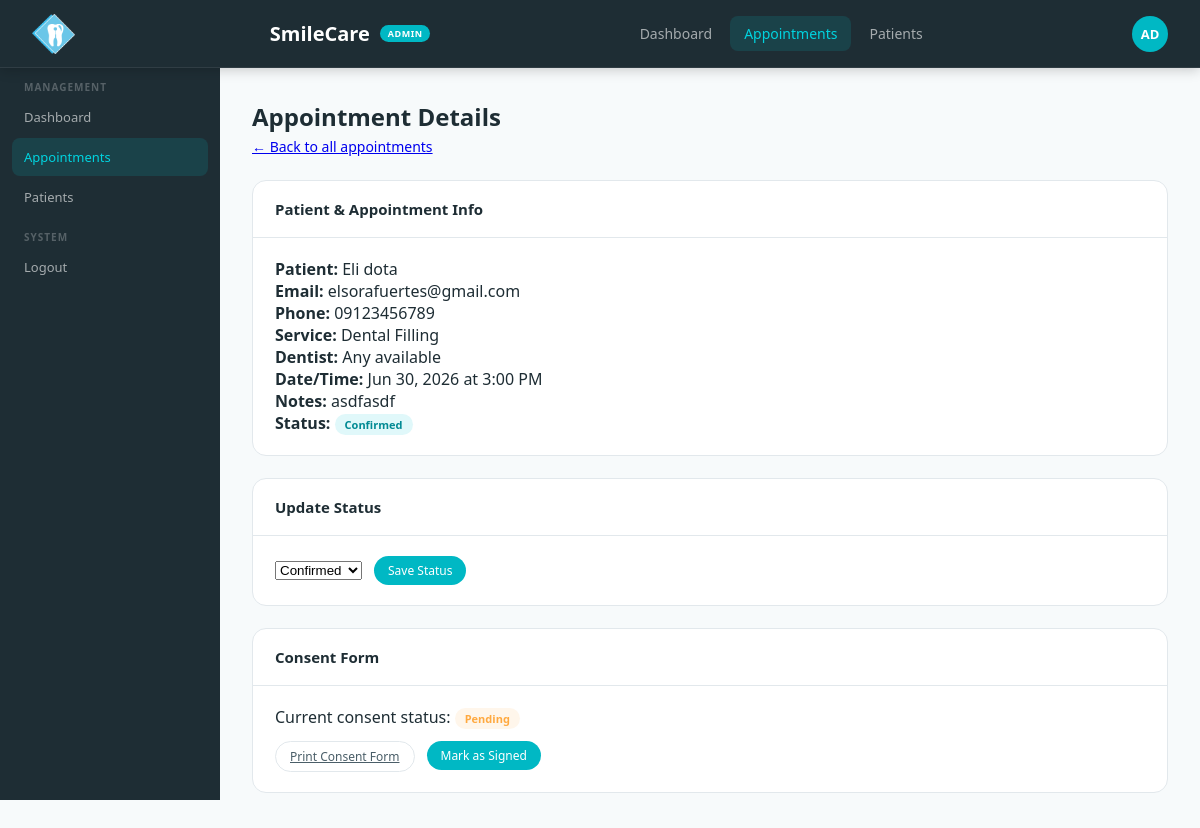
Screenshot of /appointments/view.php?id=1 (signed in) with the database file from the repository.
### tables this page shows
CREATE TABLE `appointments` (
  `appointment_id` int NOT NULL,
  `patient_id` int NOT NULL,
  `dentist_id` int DEFAULT NULL,
  `service_id` int NOT NULL,
  `appointment_date` date NOT NULL,
  `appointment_time` time NOT NULL,
  `notes` varchar(500) DEFAULT NULL,
  `status` enum('pending','confirmed','completed','cancelled') NOT NULL DEFAULT 'pending',
  `consent_status` enum('not_required','pending','signed') NOT NULL DEFAULT 'pending',
  `consent_signed_at` datetime DEFAULT NULL,
  `created_at` datetime NOT NULL DEFAULT CURRENT_TIMESTAMP
);

CREATE TABLE `users` (
  `user_id` int NOT NULL,
  `first_name` varchar(50) NOT NULL,
  `last_name` varchar(50) NOT NULL,
  `email` varchar(100) NOT NULL,
  `phone` varchar(20) NOT NULL,
  `date_of_birth` date DEFAULT NULL,
  `password_hash` varchar(255) NOT NULL,
  `role` enum('patient','admin') NOT NULL DEFAULT 'patient',
  `terms_accepted_at` datetime DEFAULT NULL,
  `created_at` datetime NOT NULL DEFAULT CURRENT_TIMESTAMP
);

CREATE TABLE `services` (
  `service_id` int NOT NULL,
  `name` varchar(100) NOT NULL,
  `description` varchar(255) DEFAULT NULL,
  `starting_price` decimal(10,2) NOT NULL DEFAULT '0.00'
);

### appointments/view.php (the view, shortened to what this page needs)
<?php
require_once __DIR__ . '/../config/db.php';
$id = $_GET['id'] ?? '';
$stmt = $conn->prepare(
    "SELECT a.*, s.name AS service_name, d.full_name AS dentist_name,
            u.first_name, u.last_name, u.email, u.phone
     FROM appointments a
     JOIN services s ON s.service_id = a.service_id
     JOIN users u ON u.user_id = a.patient_id
     LEFT JOIN dentists d ON d.dentist_id = a.dentist_id
     WHERE a.appointment_id = ?"
);
$stmt->bind_param('i', $id);
$stmt->execute();
$appt = $stmt->get_result()->fetch_assoc();
?>
<html>
  <head>
    <link rel="stylesheet" href="../assets/css/adminDashboard.css" />
  </head>
  <body>
    <?php require_once __DIR__ . '/../includes/navbar-admin.php'; ?>
    <div class="dashLayout">
      <aside class="sidebar sidebarAdmin">
        <nav class="sidebarNav">
          <div class="sidebarSectionLabel sidebarSectionLabelLight">Management</div>
          <a class="sidebarLink sidebarLinkLight" href="../adminDashboard.php"> Dashboard</a>
          <a class="sidebarLink sidebarLinkLight active" href="index.php"> Appointments</a>
          <a class="sidebarLink sidebarLinkLight" href="../patients/index.php"> Patients</a>
          <div class="sidebarSectionLabel sidebarSectionLabelLight">System</div>
          <a class="sidebarLink sidebarLinkLight" href="../logout.php"> Logout</a>
        </nav>
      </aside>
      <main class="dashMain">
        <div class="dashHeader">
          <h2>Appointment Details</h2>
          <p><a href="index.php">← Back to all appointments</a></p>
        </div>
        <div class="sectionCard">
          <div class="sectionCardHeader"><h3>Patient & Appointment Info</h3></div>
          <div class="sectionCardBody">
            <p><strong>Patient:</strong> <?php echo htmlspecialchars($appt['first_name'] . ' ' . $appt['last_name']); ?></p>
            <p><strong>Email:</strong> <?php echo htmlspecialchars($appt['email']); ?></p>
            <p><strong>Phone:</strong> <?php echo htmlspecialchars($appt['phone']); ?></p>
            <p><strong>Service:</strong> <?php echo htmlspecialchars($appt['service_name']); ?></p>
            <p><strong>Dentist:</strong> <?php echo htmlspecialchars($appt['dentist_name'] ?? 'Any available'); ?></p>
            <p><strong>Date/Time:</strong> <?php echo date('M j, Y', strtotime($appt['appointment_date'])); ?> at <?php echo date('g:i A', strtotime($appt['appointment_time'])); ?></p>
            <?php if (!empty($appt['notes'])): ?>
              <p><strong>Notes:</strong> <?php echo htmlspecialchars($appt['notes']); ?></p>
            <?php endif; ?>
            <p><strong>Status:</strong>
              <span class="badge <?php
                echo $appt['status'] === 'confirmed' ? 'badgeTeal' :
                     ($appt['status'] === 'completed' ? 'badgeGreen' :
                     ($appt['status'] === 'cancelled' ? 'badgeGray' : 'badgeAmber'));
              ?>"><?php echo ucfirst($appt['status']); ?></span>
            </p>
          </div>
        </div>
        <div class="sectionCard">
          <div class="sectionCardHeader"><h3>Update Status</h3></div>
          <div class="sectionCardBody">
            <form action="../actions/update-status-action.php" method="POST" style="display:flex; gap:12px; align-items:center;">
              <select class="formSelect" name="status">
                <option value="confirmed" <?php echo $appt['status'] === 'confirmed' ? 'selected' : ''; ?>>Confirmed</option>
              </select>
              <button class="btnSm btnSmTeal" type="submit">Save Status</button>
            </form>
          </div>
        </div>
        <div class="sectionCard">
          <div class="sectionCardHeader"><h3>Consent Form</h3></div>
          <div class="sectionCardBody">
            <p>
              Current consent status:
              <span class="badge <?php echo $appt['consent_status'] === 'signed' ? 'badgeGreen' : 'badgeAmber'; ?>">
                <?php echo $appt['consent_status'] === 'signed' ? 'Signed' : 'Pending'; ?>
              </span>
            </p>
            <div style="display:flex; gap:12px; margin-top:12px;">
              <a class="btnSm btnSmOutline" href="../patients/print.php?id=<?php echo $appt['appointment_id']; ?>" target="_blank">
                 Print Consent Form
              </a>
              <?php if ($appt['consent_status'] !== 'signed'): ?>
                <form action="../actions/mark-consent-action.php" method="POST" onsubmit="return confirm('Confirm the patient has physically signed the consent form?');">
                  <button class="btnSm btnSmTeal" type="submit"> Mark as Signed</button>
                </form>
              <?php endif; ?>
            </div>
          </div>
        </div>
      </main>
    </div>
  </body>
</html>

### assets/css/adminDashboard.css (style rules this page uses)
:root { --teal: #00b8c4; --tealDark: #008a94; --tealLight: #e0f8fa; --tealMid: #00d4e0; --white: #ffffff; --offWhite: #f7fafb; --gray50: #f0f4f6; --gray100: #e2e8ec; --gray200: #c5d0d6; --gray400: #8a9ba5; --gray600: #4a5e68; --gray800: #1e2d34; --red: #ff5a5a; --green: #2ecc8a; --amber: #ffa940; --shadowSm: 0 1px 4px rgba(0, 0, 0, 0.06); --shadowMd: 0 4px 20px rgba(0, 0, 0, 0.08); --radius: 14px; --radiusSm: 8px; }
* { box-sizing: border-box; margin: 0; padding: 0; }
body { font-family: "Segoe UI", sans-serif; background: var(--offWhite); color: var(--gray800); }
.dashLayout { display: grid; grid-template-columns: 220px 1fr; min-height: calc(100vh - 68px); }
.sidebar { padding: 0; position: sticky; top: 68px; height: calc(100vh - 68px); overflow-y: auto; }
.sidebarAdmin { background: var(--gray800); border-right: none; }
.sidebarNav { padding: 0 12px; }
.sidebarSectionLabel { font-size: 10px; font-weight: 600; text-transform: uppercase; letter-spacing: 1px; padding: 12px 12px 4px; }
.sidebarSectionLabelLight { color: rgba(255, 255, 255, 0.25); }
.sidebarLink { display: flex; align-items: center; gap: 10px; padding: 10px 12px; border-radius: var(--radiusSm); font-size: 13px; font-weight: 500; cursor: pointer; transition: all 0.2s; text-decoration: none; margin-bottom: 2px; }
.sidebarLinkLight { color: rgba(255, 255, 255, 0.6); }
.sidebarLinkLight:hover, .sidebarLinkLight.active { background: rgba(0, 184, 196, 0.15); color: var(--tealMid); }
.dashMain { padding: 32px; background: var(--offWhite); }
.dashHeader { margin-bottom: 24px; }
.dashHeader h2 { font-size: 24px; font-weight: 700; color: var(--gray800); }
.dashHeader p { font-size: 14px; color: var(--gray400); margin-top: 4px; }
.sectionCard { background: var(--white); border-radius: var(--radius); border: 1px solid var(--gray100); margin-bottom: 22px; }
.sectionCardHeader { padding: 18px 22px; border-bottom: 1px solid var(--gray100); display: flex; align-items: center; justify-content: space-between; }
.sectionCardHeader h3 { font-size: 15px; font-weight: 600; color: var(--gray800); }
.sectionCardBody { padding: 20px 22px; }
.badge { display: inline-flex; align-items: center; padding: 3px 10px; border-radius: 20px; font-size: 11px; font-weight: 600; }
.badgeAmber { background: rgba(255, 169, 64, 0.1); color: var(--amber); }
.badgeTeal { background: var(--tealLight); color: var(--tealDark); }
.btnSm { padding: 6px 14px; border-radius: 20px; font-size: 12px; font-weight: 500; cursor: pointer; transition: all 0.2s; font-family: "Segoe UI", sans-serif; border: none; }
.btnSmOutline { border: 1.5px solid var(--gray100); background: none; color: var(--gray600); }
.btnSmTeal { background: var(--teal); color: var(--white); }

### rows the page displays
appointments: patient.last_name "Eli dota", patient.email "elsorafuertes@gmail.com", patient.phone "09123456789", service.name "Dental Filling", appointment_date "Jun 30, 2026", appointment_time "3:00 PM", notes "asdfasdf", status "Confirmed"

### other values shown
$appt['dentist_name'] "Any available"
